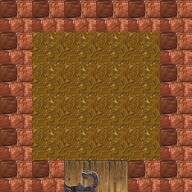

This game map was drawn from its Tiled (.tmx) file and the tilesets committed beside it. A one-line description and the trimmed map source follow:
An orthogonal 6x6 tile map with 32x32 px tiles, 1 tile layer (Tile Layer 1).

<map version="1.2" tiledversion="1.3.2" orientation="orthogonal" renderorder="right-down" compressionlevel="-1" width="6" height="6" tilewidth="32" tileheight="32" infinite="0" nextlayerid="2" nextobjectid="1">
 <tileset firstgid="1" name="terrain" tilewidth="32" tileheight="32" tilecount="1024" columns="32">
  <image source="../img/terrain.png" width="1024" height="1024" />
 </tileset>
 <layer id="1" name="Tile Layer 1" width="6" height="6">
  <data>[36 cells, 36 non-empty, 4 distinct tile ids]</data>
 </layer>
</map>